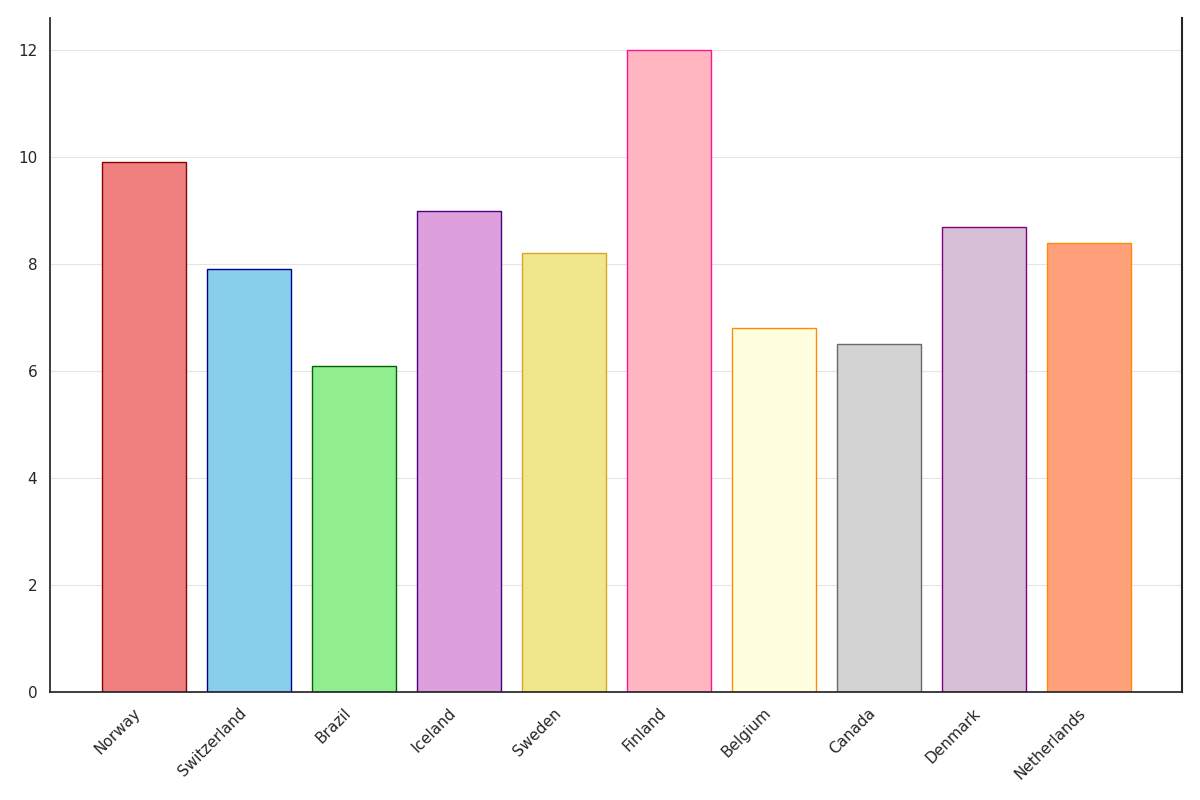

Write the Python code that produced this figure.
import matplotlib.pyplot as plt

countries = ['Norway', 'Switzerland', 'Brazil', 'Iceland', 'Sweden', 
             'Finland', 'Belgium', 'Canada', 'Denmark', 'Netherlands']
consumption_kg = [9.9, 7.9, 6.1, 9, 8.2, 12, 6.8, 6.5, 8.7, 8.4]

fig, ax = plt.subplots(figsize=(12, 8))

colors = ['lightcoral', 'skyblue', 'lightgreen', 'plum', 'khaki', 
          'lightpink', 'lightyellow', 'lightgrey', 'thistle', 'lightsalmon']
edge_colors = ['darkred', 'darkblue', 'darkgreen', 'indigo', 'goldenrod', 
               'deeppink', 'darkorange', 'dimgray', 'purple', 'darkorange']

ax.bar(countries, consumption_kg, color=colors, edgecolor=edge_colors)

ax.yaxis.grid(True, linestyle='-', linewidth=0.8, alpha=0.5)
ax.set_axisbelow(True)

ax.spines['top'].set_visible(False)
ax.spines['right'].set_linewidth(1.5)

plt.xticks(rotation=45, ha="right")
plt.tight_layout()

plt.show()
